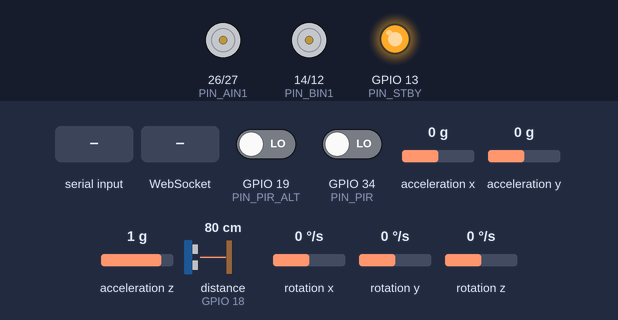
Bench run of a sketch on a simulated ESP32. Shown: motor-driver pin pairs drawn as motors (green arrow = first pin HIGH = forward, orange = second pin HIGH = backward, longer = more drive, scaled by the enable pin, stopped while the standby pin is LOW), output pins drawn as LEDs (lit = HIGH). Wiring (inferred from the names in the program): ultrasonic range finder: trigger GPIO 5; echo GPIO 18; MPU-6050 motion sensor at I2C address 0x68. The inputs (shaded band) are chosen by the test bench; at power-on: acceleration y 0 g, distance to the obstacle (sensor on GPIO 18) 80 cm, acceleration x 0 g, GPIO 19 (PIN_PIR_ALT) LOW, GPIO 34 (PIN_PIR) LOW, acceleration z 1 g, rotation x 0 °/s, rotation y 0 °/s, rotation z 0 °/s. The echo pulse lasts 58.3 µs per cm; WiFi joins after 1.5 s; servers stay silent unless stated; pins used as bus, display or sensor lines are not drawn; what the sketch prints to the serial monitor is not drawn.

Above: at 5.0 s.
5.1 s: "backward\n" received over Serial
At 5.4 s:
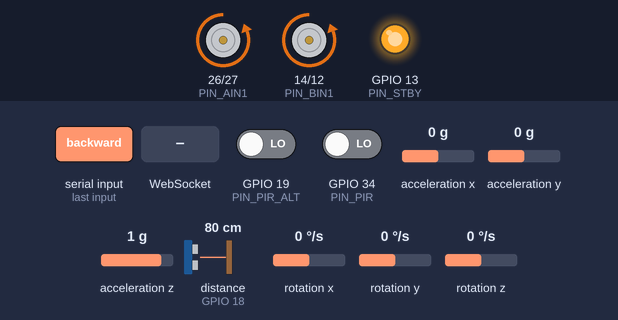
6.6 s: acceleration y set to -1.4 g
9.6 s: distance to the obstacle (sensor on GPIO 18) set to 2 cm
11.6 s: WebSocket text "forward" received
At 12.1 s:
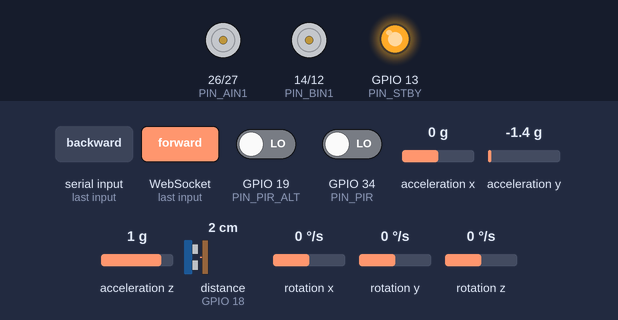
13.1 s: WebSocket text "backward" received
At 14.3 s:
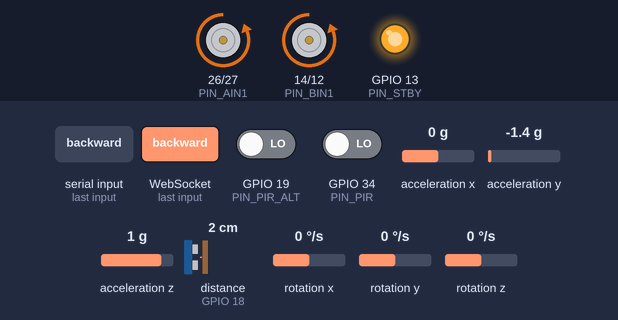
14.6 s: acceleration x set to -1.4 g
Timing chart, 0 to 17.1 s (numbered marks = the images above; inputs shaded):
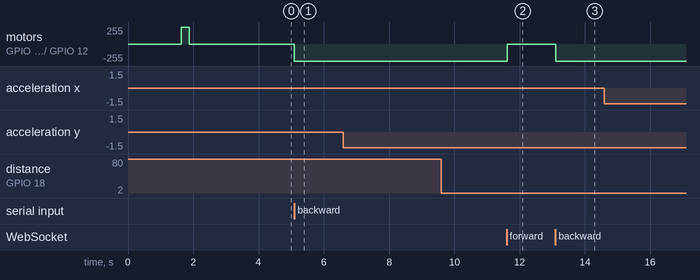

The sketch:

esp32_bupi_client.ino
```cpp
/*
 ===============================================================================
 BUPI ESP32 AUTONOMOUS ROBOT PLATFORM: COMPLETE MASTER FIRMWARE
 ===============================================================================
 Target Hardware: ESP32 Dev Module (ESP32-D0WD-V3)
 Actuators:       TB6612FNG Dual H-Bridge Driver + 2x N20 DC Gear Motors
 Sensors:         HC-SR04 Ultrasonic, PIR Motion Sensor, MPU6050 6-Axis IMU
 Features:        6-Axis IMU Engine, Gyro-Closed-Loop Yaw Turns, Reflex Barrier,
                  Dual-Channel (USB Serial 115200 + Wi-Fi WebSockets)

 PINOUT (Verified User Hardware):
   - Motor A (Left) : PWMA = 25, AIN1 = 26, AIN2 = 27
   - Motor B (Right): PWMB = 33, BIN1 = 14, BIN2 = 12
   - TB6612 Standby : STBY = 13 (Driven HIGH to enable driver)
   - HC-SR04 Trig   : TRIG = 5
   - HC-SR04 Echo   : ECHO = 18
   - PIR Sensor     : PIR  = 34 (with 19 fallback)
   - MPU6050 I2C    : SDA  = 21, SCL  = 22 (Address 0x68)
 ===============================================================================
*/

#include <WiFi.h>
#include <WebSocketsClient.h>
#include <Wire.h>
#include <math.h>

// ---------------- NETWORK CONFIGURATION ----------------
const char* ssid              = "CHINTU 4312";
const char* password          = "j016,48R";
const char* websocket_server  = "192.168.137.1";
const uint16_t websocket_port = 8767;

// ---------------- PIN DEFINITIONS ----------------
// Motor A (Left)
#define PIN_PWMA  25
#define PIN_AIN1  26
#define PIN_AIN2  27

// Motor B (Right)
#define PIN_PWMB  33
#define PIN_BIN1  14
#define PIN_BIN2  12

// TB6612 Standby
#define PIN_STBY  13

// Sensors
#define PIN_TRIG     5
#define PIN_ECHO     18
#define PIN_PIR      34
#define PIN_PIR_ALT  19

#define PIN_SDA      21
#define PIN_SCL      22
#define MPU_ADDR     0x68

// ---------------- SAFETY THRESHOLDS ----------------
const float CRITICAL_OBSTACLE_CM = 10.0; // Hard cutoff for forward drive
const float CRITICAL_TILT_DEG    = 65.0; // Rollover flip cutoff (raised from 45 to absorb acceleration jerk)

// ---------------- GLOBAL STATE ----------------
WebSocketsClient webSocket;
bool wifiConnected = false;
int  obstacleDebounceCount = 0;

unsigned long lastSensorTick  = 0;
unsigned long lastHeartbeat   = 0;
unsigned long motorEndTime    = 0;
unsigned long lastImuTime     = 0;
bool motorActive              = false;
String currentMovement        = "STOP";

float distanceCm       = 200.0;
float distanceFilter[3] = {200.0, 200.0, 200.0};
int   distanceIdx      = 0;
int   pirMotion        = 0;

// MPU6050 6-Axis Kinematics
float ax_g = 0.0, ay_g = 0.0, az_g = 1.0;
float gx_dps = 0.0, gy_dps = 0.0, gz_dps = 0.0;
float pitchDeg = 0.0, rollDeg = 0.0, headingDeg = 0.0;
float gz_bias = 0.0;
bool  obstacleCritical = false;

// Closed-loop angular turn state
bool targetTurnActive = false;
float targetHeadingDeg = 0.0;
int turnDirection = 0; // +1 = Right, -1 = Left
unsigned long turnTimeout = 0;

String serialRxBuffer = "";

// Forward Declarations
void stopMotors();
void forward(int speed = 255);
void backward(int speed = 255);
void left(int speed = 255);
void right(int speed = 255);
void executeMotorAction(const char* action, int speed, int durationMs);
void startTurnDegrees(float deltaDegrees, int speed = 255);
void updateClosedLoopTurn();

// ---------------- MOTOR CONTROLLER ----------------
void initMotors() {
  pinMode(PIN_AIN1, OUTPUT);
  pinMode(PIN_AIN2, OUTPUT);
  pinMode(PIN_PWMA, OUTPUT);

  pinMode(PIN_BIN1, OUTPUT);
  pinMode(PIN_BIN2, OUTPUT);
  pinMode(PIN_PWMB, OUTPUT);

  pinMode(PIN_STBY, OUTPUT);

  // Enable TB6612 driver on Pin 13
  digitalWrite(PIN_STBY, HIGH);

  // Direct 100% full battery voltage
  digitalWrite(PIN_PWMA, HIGH);
  digitalWrite(PIN_PWMB, HIGH);

  stopMotors();
}

void applyMotorPwm(int leftSpeed, int rightSpeed) {
  // Direct digital HIGH gives 100% full battery voltage (no PWM attenuation/stall)
  if (leftSpeed > 0) {
    digitalWrite(PIN_PWMA, HIGH);
  } else {
    digitalWrite(PIN_PWMA, LOW);
  }

  if (rightSpeed > 0) {
    digitalWrite(PIN_PWMB, HIGH);
  } else {
    digitalWrite(PIN_PWMB, LOW);
  }
}

void forward(int speed) {
  digitalWrite(PIN_STBY, HIGH);

  digitalWrite(PIN_AIN1, HIGH);
  digitalWrite(PIN_AIN2, LOW);

  digitalWrite(PIN_BIN1, HIGH);
  digitalWrite(PIN_BIN2, LOW);

  applyMotorPwm(speed, speed);
  motorActive = true;
  currentMovement = "FORWARD";
}

void backward(int speed) {
  digitalWrite(PIN_STBY, HIGH);

  digitalWrite(PIN_AIN1, LOW);
  digitalWrite(PIN_AIN2, HIGH);

  digitalWrite(PIN_BIN1, LOW);
  digitalWrite(PIN_BIN2, HIGH);

  applyMotorPwm(speed, speed);
  motorActive = true;
  currentMovement = "BACKWARD";
}

void left(int speed) {
  digitalWrite(PIN_STBY, HIGH);

  // Left motor backward, Right motor forward
  digitalWrite(PIN_AIN1, LOW);
  digitalWrite(PIN_AIN2, HIGH);

  digitalWrite(PIN_BIN1, HIGH);
  digitalWrite(PIN_BIN2, LOW);

  applyMotorPwm(speed, speed);
  motorActive = true;
  currentMovement = "LEFT";
}

void right(int speed) {
  digitalWrite(PIN_STBY, HIGH);

  // Left motor forward, Right motor backward
  digitalWrite(PIN_AIN1, HIGH);
  digitalWrite(PIN_AIN2, LOW);

  digitalWrite(PIN_BIN1, LOW);
  digitalWrite(PIN_BIN2, HIGH);

  applyMotorPwm(speed, speed);
  motorActive = true;
  currentMovement = "RIGHT";
}

void stopMotors() {
  digitalWrite(PIN_PWMA, LOW);
  digitalWrite(PIN_PWMB, LOW);

  digitalWrite(PIN_AIN1, LOW);
  digitalWrite(PIN_AIN2, LOW);

  digitalWrite(PIN_BIN1, LOW);
  digitalWrite(PIN_BIN2, LOW);

  motorActive = false;
  targetTurnActive = false;
  currentMovement = "STOP";
}

// ---------------- CLOSED-LOOP GYRO TURNING ----------------
void startTurnDegrees(float deltaDegrees, int speed) {
  float startHeading = headingDeg;
  targetHeadingDeg = fmod(startHeading + deltaDegrees + 360.0, 360.0);

  if (deltaDegrees >= 0) {
    turnDirection = 1; // Turn Right
    right(speed);
  } else {
    turnDirection = -1; // Turn Left
    left(speed);
  }

  targetTurnActive = true;
  turnTimeout = millis() + (unsigned long)(fabs(deltaDegrees) * 35.0) + 1500;
  Serial.printf("[GYRO TURN] Start: %.1f° -> Target: %.1f° (delta: %.1f°)\n", startHeading, targetHeadingDeg, deltaDegrees);
}

void updateClosedLoopTurn() {
  if (!targetTurnActive) return;

  // Smallest signed angular difference to target
  float diff = targetHeadingDeg - headingDeg;
  while (diff < -180.0) diff += 360.0;
  while (diff > 180.0) diff -= 360.0;

  // Stop when aligned within 3 degrees or timed out
  if ((turnDirection == 1 && diff <= 3.0 && diff >= -15.0) ||
      (turnDirection == -1 && diff >= -3.0 && diff <= 15.0) ||
      millis() > turnTimeout) {
    stopMotors();
    targetTurnActive = false;
    Serial.printf("[GYRO TURN COMPLETE] Reached Heading: %.1f° (Target: %.1f°)\n", headingDeg, targetHeadingDeg);
  }
}

// ---------------- SENSORS ----------------
void calibrateMPU() {
  Serial.print("[MPU6050] Calibrating gyro bias (keep robot still for 1s)...");
  float sum_gz = 0.0;
  int samples = 0;
  for (int i = 0; i < 40; i++) {
    Wire.beginTransmission(MPU_ADDR);
    Wire.write(0x47); // GYRO_ZOUT_H
    Wire.endTransmission(false);
    Wire.requestFrom((uint8_t)MPU_ADDR, (size_t)2, true);
    if (Wire.available() >= 2) {
      int16_t raw_gz = Wire.read() << 8 | Wire.read();
      sum_gz += raw_gz / 131.0;
      samples++;
    }
    delay(20);
  }
  if (samples > 0) {
    gz_bias = sum_gz / samples;
  }
  Serial.printf(" Done! Bias: %.2f deg/s\n", gz_bias);
}

void initSensors() {
  pinMode(PIN_TRIG, OUTPUT);
  pinMode(PIN_ECHO, INPUT);
  pinMode(PIN_PIR, INPUT);
  pinMode(PIN_PIR_ALT, INPUT);

  Wire.begin(PIN_SDA, PIN_SCL);
  Wire.setClock(400000); // 400kHz Fast I2C

  // Wake up MPU6050
  Wire.beginTransmission(MPU_ADDR);
  Wire.write(0x6B);
  Wire.write(0);
  Wire.endTransmission(true);

  calibrateMPU();
  lastImuTime = millis();
}

float readUltrasonic() {
  digitalWrite(PIN_TRIG, LOW);
  delayMicroseconds(2);
  digitalWrite(PIN_TRIG, HIGH);
  delayMicroseconds(10);
  digitalWrite(PIN_TRIG, LOW);

  // 18ms timeout (~3.1m range, non-blocking 20Hz safety)
  long durationUs = pulseIn(PIN_ECHO, HIGH, 18000);
  if (durationUs == 0) return 400.0;

  float rawCm = durationUs * 0.0343 / 2.0;
  if (rawCm < 2.0) return 400.0; // Filter noise

  // 3-sample median filter
  distanceFilter[distanceIdx] = constrain(rawCm, 2.0, 400.0);
  distanceIdx = (distanceIdx + 1) % 3;

  float a = distanceFilter[0];
  float b = distanceFilter[1];
  float c = distanceFilter[2];
  float median = (a > b) ? ((b > c) ? b : ((a > c) ? c : a)) : ((a > c) ? a : ((b > c) ? c : b));
  return median;
}

void readMPU() {
  unsigned long now = millis();
  float dt = (now - lastImuTime) / 1000.0;
  if (dt <= 0.0) dt = 0.02;
  lastImuTime = now;

  Wire.beginTransmission(MPU_ADDR);
  Wire.write(0x3B);
  Wire.endTransmission(false);
  Wire.requestFrom((uint8_t)MPU_ADDR, (size_t)14, true);

  if (Wire.available() >= 14) {
    int16_t raw_ax = Wire.read() << 8 | Wire.read();
    int16_t raw_ay = Wire.read() << 8 | Wire.read();
    int16_t raw_az = Wire.read() << 8 | Wire.read();
    Wire.read(); Wire.read(); // Skip temp
    int16_t raw_gx = Wire.read() << 8 | Wire.read();
    int16_t raw_gy = Wire.read() << 8 | Wire.read();
    int16_t raw_gz = Wire.read() << 8 | Wire.read();

    ax_g = raw_ax / 16384.0;
    ay_g = raw_ay / 16384.0;
    az_g = raw_az / 16384.0;
    gx_dps = raw_gx / 131.0;
    gy_dps = raw_gy / 131.0;
    gz_dps = raw_gz / 131.0;

    pitchDeg = atan2(-ax_g, sqrt(ay_g * ay_g + az_g * az_g)) * 180.0 / M_PI;
    rollDeg  = atan2(ay_g, az_g) * 180.0 / M_PI;

    // Gyro yaw integration with bias compensation
    float corrected_gz = gz_dps - gz_bias;
    if (fabs(corrected_gz) > 0.4) {
      headingDeg = fmod(headingDeg + (corrected_gz * dt) + 360.0, 360.0);
    }

    // Dynamic collision shock detection (> 1.8g total acceleration)
    float totalAccel = sqrt(ax_g * ax_g + ay_g * ay_g + az_g * az_g);
    if (totalAccel > 2.0 && motorActive) {
      Serial.printf("{\"warning\":\"COLLISION_SHOCK\",\"g_force\":%.2f}\n", totalAccel);
    }
  }
}

// ---------------- TELEMETRY BUILDER ----------------
String buildTelemetryJson() {
  char telemBuf[320];
  snprintf(telemBuf, sizeof(telemBuf),
    "{\"type\":\"telemetry\",\"device\":\"BUPI_ESP32\",\"distance_cm\":%.1f,\"pir\":%d,\"pitch\":%.1f,\"roll\":%.1f,\"heading\":%.1f,\"ax\":%.2f,\"ay\":%.2f,\"az\":%.2f,\"gz\":%.1f,\"obstacle\":%s,\"moving\":%s}",
    distanceCm,
    pirMotion,
    pitchDeg,
    rollDeg,
    headingDeg,
    ax_g, ay_g, az_g,
    gz_dps - gz_bias,
    obstacleCritical ? "true" : "false",
    motorActive ? "true" : "false"
  );
  return String(telemBuf);
}

// ---------------- ACTION EXECUTOR ----------------
void executeMotorAction(const char* action, int speed, int durationMs) {
  int spd = constrain(speed, 0, 255);
  if (spd <= 0) spd = 255;

  String act = String(action);
  act.trim();
  act.toLowerCase();

  // True tilt compensation for inverted MPU6050 mounting (resting ~ -170°)
  float effectiveRoll = (fabs(rollDeg) > 90.0) ? (180.0 - fabs(rollDeg)) : fabs(rollDeg);
  float effectivePitch = fabs(pitchDeg);

  if (effectivePitch > CRITICAL_TILT_DEG || effectiveRoll > CRITICAL_TILT_DEG) {
    Serial.printf("{\"warning\":\"TILT_HAZARD_CUTOFF\",\"pitch\":%.1f,\"roll\":%.1f}\n", pitchDeg, rollDeg);
    stopMotors();
    return;
  }

  // Forward movement check
  if (act == "forward" || act == "move_forward" || act == "move forward" || act == "w" || act == "f") {
    // Only block forward if confirmed obstacle <= 10.0 cm
    if (obstacleCritical) {
      Serial.printf("{\"warning\":\"CRITICAL_OBSTACLE_SAFETY_CUTOFF\",\"distance_cm\":%.1f}\n", distanceCm);
      stopMotors();
      return;
    }
    Serial.printf("[MOTOR] FORWARD (spd: %d, dur: %d ms)\n", spd, durationMs);
    forward(spd);
  }
  // Reverse is NEVER blocked by forward obstacle
  else if (act == "backward" || act == "move_backward" || act == "move backward" || act == "reverse" || act == "back" || act == "s" || act == "b") {
    Serial.printf("[MOTOR] BACKWARD (spd: %d, dur: %d ms)\n", spd, durationMs);
    backward(spd);
  }
  // Turns are NEVER blocked by forward obstacle (allows evasion)
  else if (act == "left" || act == "turn_left" || act == "turn left" || act == "l" || act == "a") {
    Serial.printf("[MOTOR] LEFT (spd: %d, dur: %d ms)\n", spd, durationMs);
    left(spd);
  }
  else if (act == "right" || act == "turn_right" || act == "turn right" || act == "r" || act == "d") {
    Serial.printf("[MOTOR] RIGHT (spd: %d, dur: %d ms)\n", spd, durationMs);
    right(spd);
  }
  else {
    stopMotors();
    return;
  }

  motorEndTime = (durationMs > 0) ? (millis() + durationMs) : 0;
}

// ---------------- COMMAND PARSER ----------------
void processCommandString(String str) {
  str.trim();
  if (str.length() == 0) return;

  // Single-key manual commands
  if (str.equalsIgnoreCase("w") || str.equalsIgnoreCase("f")) { executeMotorAction("forward", 255, 1000); return; }
  if (str.equalsIgnoreCase("s") || str.equalsIgnoreCase("b")) { executeMotorAction("backward", 255, 1000); return; }
  if (str.equalsIgnoreCase("a") || str.equalsIgnoreCase("l")) { executeMotorAction("left", 255, 600); return; }
  if (str.equalsIgnoreCase("d") || str.equalsIgnoreCase("r")) { executeMotorAction("right", 255, 600); return; }
  if (str.equalsIgnoreCase("stop") || str.equalsIgnoreCase("x") || str == " ") { stopMotors(); return; }

  // Extract action from JSON (e.g. {"action":"MOVE_FORWARD", "speed":255, "duration_ms":1000})
  String action = "";
  int speed = 255;
  int duration = 0;
  float degrees = 0.0;

  int actIdx = str.indexOf("\"action\"");
  if (actIdx != -1) {
    int colon = str.indexOf(':', actIdx);
    int q1 = str.indexOf('"', colon);
    int q2 = str.indexOf('"', q1 + 1);
    if (q1 != -1 && q2 != -1) {
      action = str.substring(q1 + 1, q2);
    }
  } else {
    action = str;
  }

  int degIdx = str.indexOf("\"degrees\"");
  if (degIdx != -1) {
    int colon = str.indexOf(':', degIdx);
    degrees = str.substring(colon + 1).toFloat();
  }

  int spdIdx = str.indexOf("\"speed\"");
  if (spdIdx != -1) {
    int colon = str.indexOf(':', spdIdx);
    speed = str.substring(colon + 1).toInt();
    if (speed <= 0) speed = 255;
  }

  int durIdx = str.indexOf("\"duration_ms\"");
  if (durIdx != -1) {
    int colon = str.indexOf(':', durIdx);
    duration = str.substring(colon + 1).toInt();
  }

  // Handle closed-loop angular turn commands
  if (action.equalsIgnoreCase("turn_by") || action.equalsIgnoreCase("rotate_by") || degrees != 0.0) {
    startTurnDegrees(degrees, speed);
    return;
  }
  if (action.equalsIgnoreCase("turn_right_90")) {
    startTurnDegrees(90.0, speed);
    return;
  }
  if (action.equalsIgnoreCase("turn_left_90")) {
    startTurnDegrees(-90.0, speed);
    return;
  }
  if (action.equalsIgnoreCase("turn_around") || action.equalsIgnoreCase("u_turn")) {
    startTurnDegrees(180.0, speed);
    return;
  }

  if (action.length() > 0) {
    executeMotorAction(action.c_str(), speed, duration);
  }
}

// ---------------- WEBSOCKET EVENT HANDLER ----------------
void webSocketEvent(WStype_t type, uint8_t * payload, size_t length) {
  switch(type) {
    case WStype_DISCONNECTED:
      Serial.println("[WS] Disconnected from Boopi Hub.");
      break;

    case WStype_CONNECTED:
      Serial.println("[WS] Connected to Boopi Hub (ws://192.168.0.106:8767)!");
      webSocket.sendTXT("{\"type\":\"announce\",\"device\":\"BUPI Mobile Platform\",\"capabilities\":[\"differential_drive\",\"PIR\",\"HC-SR04\",\"MPU6050_6AXIS\",\"GYRO_TURNS\"],\"status\":\"online\"}");
      break;

    case WStype_TEXT:
      processCommandString((char*)payload);
      break;

    default:
      break;
  }
}

// ---------------- SETUP ----------------
void setup() {
  Serial.begin(115200);
  delay(800);

  Serial.println("\n\n========================================");
  Serial.println("     🤖 BUPI AUTONOMOUS ROBOT PLATFORM   ");
  Serial.println("========================================");

  initMotors();
  initSensors();

  // Bootup Confirmation Test: Quick 250ms forward pulse to prove battery & motors are alive!
  Serial.println("[Diagnostics] Running 250ms motor wakeup test...");
  forward(255);
  delay(250);
  stopMotors();
  delay(200);

  // Connect Wi-Fi
  Serial.print("[WiFi] Connecting to '");
  Serial.print(ssid);
  Serial.print("'");
  WiFi.begin(ssid, password);

  int attempts = 0;
  while (WiFi.status() != WL_CONNECTED && attempts < 12) {
    delay(350);
    Serial.print(".");
    attempts++;
  }

  if (WiFi.status() == WL_CONNECTED) {
    wifiConnected = true;
    Serial.println("\n[WiFi] Connected! IP: " + WiFi.localIP().toString());

    webSocket.begin(websocket_server, websocket_port, "/");
    webSocket.onEvent(webSocketEvent);
    webSocket.setReconnectInterval(3000);
    Serial.printf("[WS] Connecting to Boopi Hub at ws://%s:%d/\n", websocket_server, websocket_port);
  } else {
    wifiConnected = false;
    Serial.println("\n[WiFi] Operating in USB Serial standalone mode.");
  }

  Serial.println("========================================");
  Serial.println("   READY FOR NATURAL LANGUAGE MISSIONS  ");
  Serial.println("========================================\n");
}

// ---------------- MAIN NON-BLOCKING 20HZ LOOP ----------------
void loop() {
  if (wifiConnected) {
    webSocket.loop();
  }

  unsigned long now = millis();

  // 1. Process Serial Commands (USB Cable)
  while (Serial.available() > 0) {
    char c = Serial.read();
    if (c == '\n' || c == '\r') {
      if (serialRxBuffer.length() > 0) {
        processCommandString(serialRxBuffer);
        serialRxBuffer = "";
      }
    } else {
      serialRxBuffer += c;
    }
  }

  // 2. 20 Hz Perception & Telemetry Cycle (every 50ms)
  if (now - lastSensorTick >= 50) {
    lastSensorTick = now;

    distanceCm = readUltrasonic();
    pirMotion  = digitalRead(PIN_PIR) || digitalRead(PIN_PIR_ALT);
    readMPU();

    // Check closed-loop angular gyro turn progress
    updateClosedLoopTurn();

    // Reflex Barrier Cutoff (Only if actively driving forward, debounced across 2 cycles)
    if (distanceCm <= CRITICAL_OBSTACLE_CM) {
      obstacleDebounceCount++;
    } else {
      obstacleDebounceCount = 0;
    }
    obstacleCritical = (obstacleDebounceCount >= 2);
    if (obstacleCritical && motorActive && currentMovement == "FORWARD") {
      stopMotors();
      Serial.printf("{\"safety_event\":\"BARRIER_COLLISION_CUTOFF\",\"distance_cm\":%.1f}\n", distanceCm);
    }

    String telemetryStr = buildTelemetryJson();
    Serial.println(telemetryStr);

    if (wifiConnected && webSocket.isConnected()) {
      webSocket.sendTXT(telemetryStr);
    }
  }

  // 3. Timed Motor Duration Cutoff
  if (motorEndTime > 0 && now >= motorEndTime) {
    stopMotors();
    motorEndTime = 0;
  }

  // 4. Periodic Heartbeat (Every 5 Seconds)
  if (now - lastHeartbeat >= 5000) {
    lastHeartbeat = now;
    if (wifiConnected && webSocket.isConnected()) {
      webSocket.sendTXT("{\"type\":\"heartbeat\",\"device\":\"BUPI_ESP32\",\"status\":\"online\"}");
    }
  }
}
```

Measured:
- after the input at 5.1 s, motor on GPIO 26 (PIN_AIN1) / GPIO 27 (PIN_AIN2), motor on GPIO 14 (PIN_BIN1) / GPIO 12 (PIN_BIN2): stopped → backward 255/255 at once
- after the input at 6.6 s, every drawn part: stays the same
- after the input at 9.6 s, every drawn part: stays the same
- after the input at 11.6 s, motor on GPIO 26 (PIN_AIN1) / GPIO 27 (PIN_AIN2), motor on GPIO 14 (PIN_BIN1) / GPIO 12 (PIN_BIN2): backward 255/255 → stopped at once
- after the input at 13.1 s, motor on GPIO 26 (PIN_AIN1) / GPIO 27 (PIN_AIN2), motor on GPIO 14 (PIN_BIN1) / GPIO 12 (PIN_BIN2): stopped → backward 255/255 at once
- after the input at 14.6 s, every drawn part: stays the same
